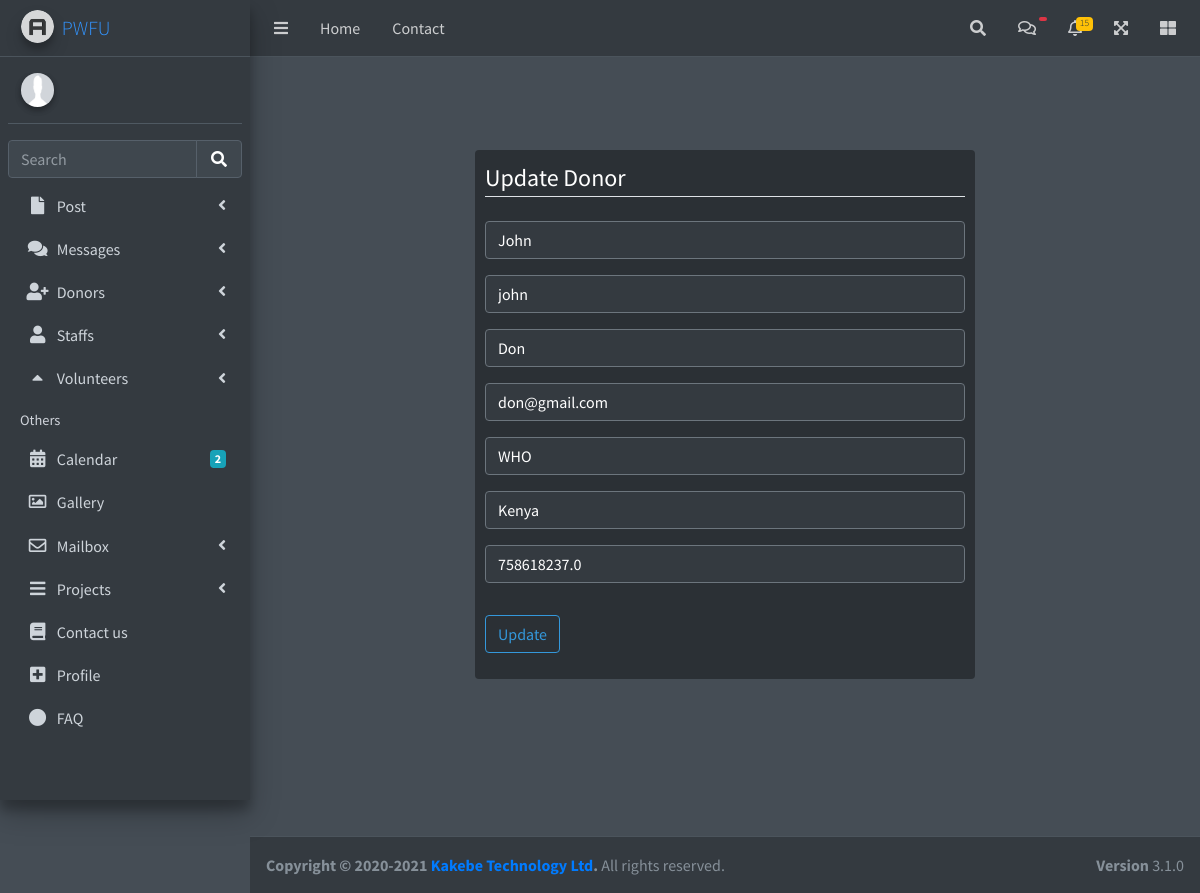
The app's page /update_donor/1/ with its own data.
### purewish/models.py (models this page shows, shortened)
class Donor(models.Model):
    username = models.CharField(max_length=100)
    first_name = models.CharField(max_length=100, blank=True)
    second_name = models.CharField(max_length=100, blank=True)
    email = models.EmailField()
    organisation = models.CharField(max_length=100, blank=True)
    country = models.CharField(max_length=20)
    phone = models.IntegerField()
    image = models.ImageField(default='default.png', upload_to='profile/')
    updated = models.DateTimeField(auto_now=True)
    created = models.DateTimeField(auto_now_add=True)

### purewish/views.py (the view, shortened to what this page needs)
# urls.py: path('update_donor/<str:id>/', views.update_donor, name='update-donor'),
def update_donor(request, id):
    donor = Donor.objects.get(id=id)
    form = DonorForm(instance=donor)
    context = {'form': form}
    return render(request, 'purewish/update_donor.html', context)

### purewish/forms.py
class DonorForm(forms.ModelForm):
    class Meta:
        model = Donor
        fields = ['username', 'first_name', 'second_name',
                  'email', 'organisation', 'country', 'phone', 'image']

### purewish/templates/purewish/update_donor.html (shortened to what this page needs)
{% extends 'base.html' %}
{% load widget_tweaks %}
{% block content %}
<div class="content-wrapper">
  <div class="post-card">
    <form action="" method="POST">
      <fieldset class="form-group">
          <legend class="border-bottom mb-4">Update Donor</legend>
           <div class="input-group mb-3">
            {% render_field form.username id="username" class="form-control" placeholder="Username" %}
          </div>
          <div class="input-group mb-3">
            {% render_field form.first_name id="first"  class="form-control" placeholder="First Name" %}
          </div>
          <div class="input-group mb-3">
            {% render_field form.second_name id="second" class="form-control" placeholder="Second Name" %}
          </div>
          <div class="input-group mb-3">
            {% render_field form.email id="email" class="form-control" placeholder="Email" %}
          </div>
          <div class="input-group mb-3">
            {% render_field form.organisation id="organisation" class="form-control" placeholder="Organisation" %}
          </div>
          <div class="input-group mb-3">
            {% render_field form.country id="country"  class="form-control" placeholder="Country" %}
          </div>
          <div class="input-group mb-3">
            {% render_field form.phone id="phone" class="form-control" type="tel" placeholder="Phone Number" %}
          </div>
      </fieldset>
      <div class="form-group">
          <button class="btn btn-outline-info" type="submit">Update</button>
      </div>
    </form>
  </div>
</div>
{% endblock content %}

### purewish/static/css/main.css (style rules this page uses)
:root { --fc-daygrid-event-dot-width: 8px; }
:root { --fc-list-event-dot-width: 10px; --fc-list-event-hover-bg-color: #f5f5f5; }

### purewish/static/css/post.css (style rules this page uses)
.post-card { position: relative; background-color: #2b3035; border-radius: 4px; margin: auto; align-items: center; justify-content: center; padding: 10px; margin-left: auto; margin-top: 150px; width: 500px; height: auto; }

### records on screen
Donor: username "John", first_name "john", second_name "Don", email "don@gmail.com", organisation "WHO", country "Kenya", phone "758618237.0"
